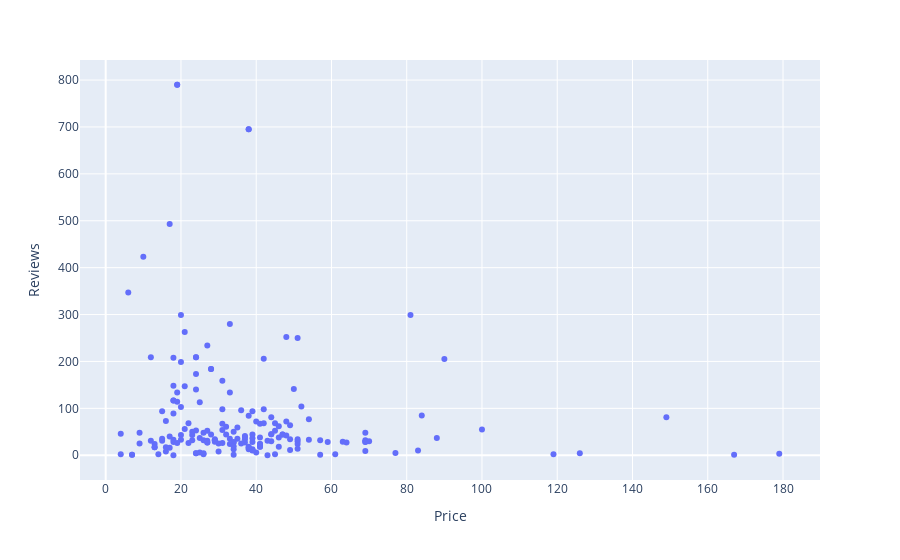

This figure's notebook cell:
### Markdown cell above
# 14. Does higher priced books are of better reviews?

### Code cell
px.scatter(data, x ='Price', y='Reviews')

### Figure 1 — Plotly figure (JSON) as saved in the notebook; plotly's stock layout.template omitted (floating-point values rounded to 4 significant figures; data arrays with more than 128 entries replaced by an {"elided": "..."} marker saying what was removed)
{"data": [{"hovertemplate": "Price=%{x}<br>Reviews=%{y}<extra></extra>", "legendgroup": "", "marker": {"color": "#636efa", "symbol": "circle"}, "mode": "markers", "name": "", "orientation": "v", "showlegend": false, "type": "scatter", "x": {"elided": "180 int values"}, "xaxis": "x", "y": {"elided": "180 int values"}, "yaxis": "y"}], "layout": {"legend": {"tracegroupgap": 0}, "margin": {"t": 60}, "xaxis": {"anchor": "y", "domain": [0, 1], "title": {"text": "Price"}}, "yaxis": {"anchor": "x", "domain": [0, 1], "title": {"text": "Reviews"}}}}
